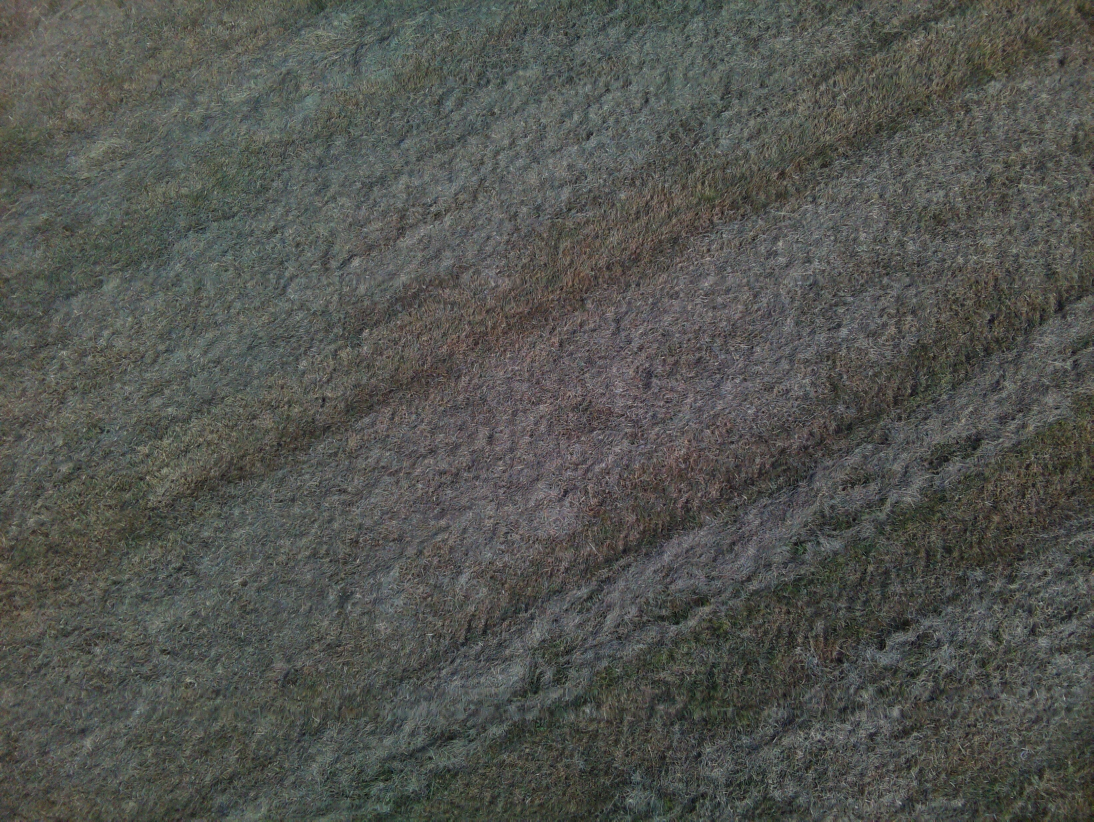
#> input picture capture_10/img_0.jpg, 3280 x 2464 px (shown at 1/3 size)
$ python -i thresholding.py   (imports and definitions only)
#> lines starting #> are read from the running program, lines starting #| are printed output that depends on the picture; after the words box and inside, x2 and y2 are one past the last pixel; in counts of white or black regions, pixels touching at a corner belong together
"""Threshold a distance image to binary and clean up with morphology."""

import cv2
import numpy as np


# [29 lines left out: functions tophat, blur, not called in this run]


def threshold(
    distance_img: np.ndarray,
    method: str = "otsu",
    value: int | None = None,
) -> np.ndarray:
    """Convert *distance_img* to a binary (0/255) image.

    Args:
        distance_img: uint8 grayscale distance image (blur it first for noisy scenes).
        method:       ``"otsu"`` for automatic Otsu thresholding, or
                      ``"fixed"`` to use the explicit *value*.
        value:        Threshold level (0–255) used when *method* is ``"fixed"``.
    """
    if method == "otsu":
        _, binary = cv2.threshold(
            distance_img, 0, 255, cv2.THRESH_BINARY + cv2.THRESH_OTSU
        )
    elif method == "triangle":
        # Better than Otsu when foreground objects are sparse (skewed histogram).
        _, binary = cv2.threshold(
            distance_img, 0, 255, cv2.THRESH_BINARY + cv2.THRESH_TRIANGLE
        )
    elif method == "fixed":
        if value is None:
            raise ValueError("method='fixed' requires a threshold value")
        _, binary = cv2.threshold(distance_img, value, 255, cv2.THRESH_BINARY)
    else:
        raise ValueError(f"Unknown threshold method: {method!r}")
    return binary


# [17 lines left out: function clean, not called in this run]

>>> import cv2
>>> picture = cv2.imread('../../../capture_10/img_0.jpg', cv2.IMREAD_GRAYSCALE)
#> picture: shape (2464, 3280); min 0, max 210, mean 82.9
>>> result = threshold(picture)
#> in threshold, `_, binary = cv2.threshold( distance_img, 0, 255, cv2.THRESH_BINARY + c..`:
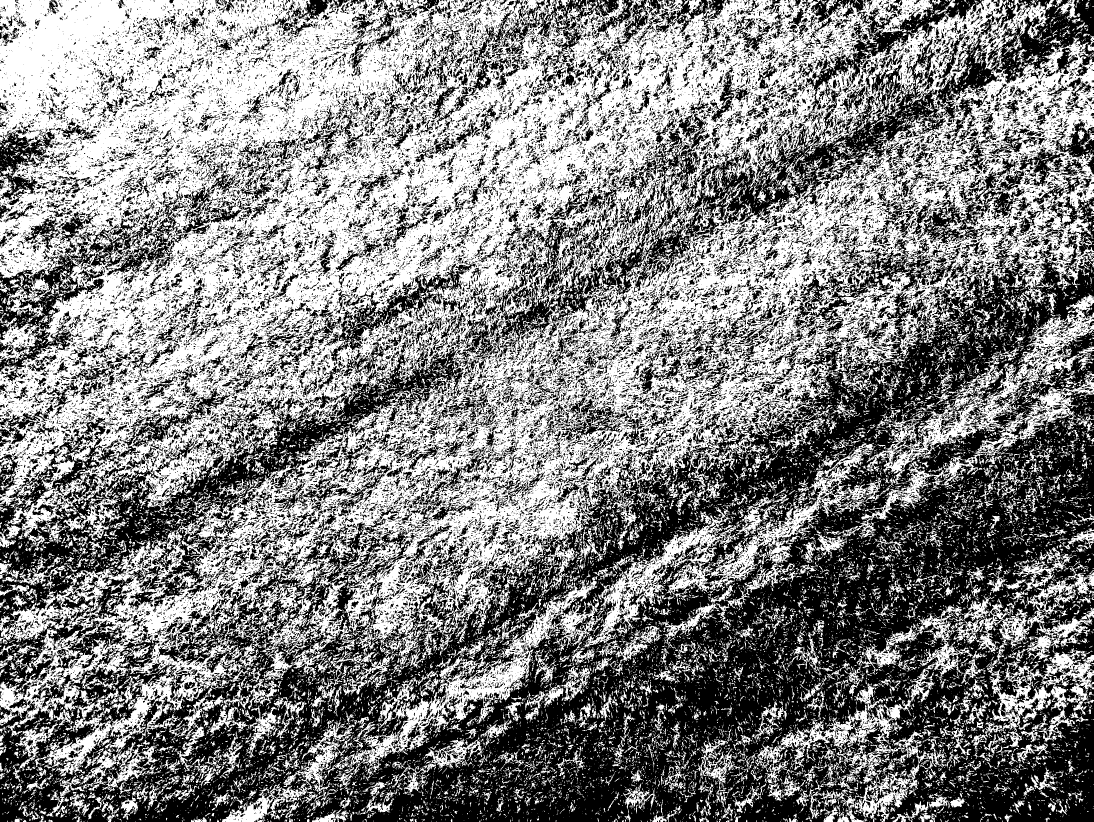
#> binary: shape (2464, 3280) (shown at 1/3 size); 51.2% white; 39027 black regions (30692 under 20 px), largest, box (x1, y1, x2, y2) and area: (0, 704, 3280, 2464) 2027661, (0, 1012, 1397, 1912) 219019, (1897, 0, 3280, 885) 155340

$ run again, on capture_10/img_1.jpg
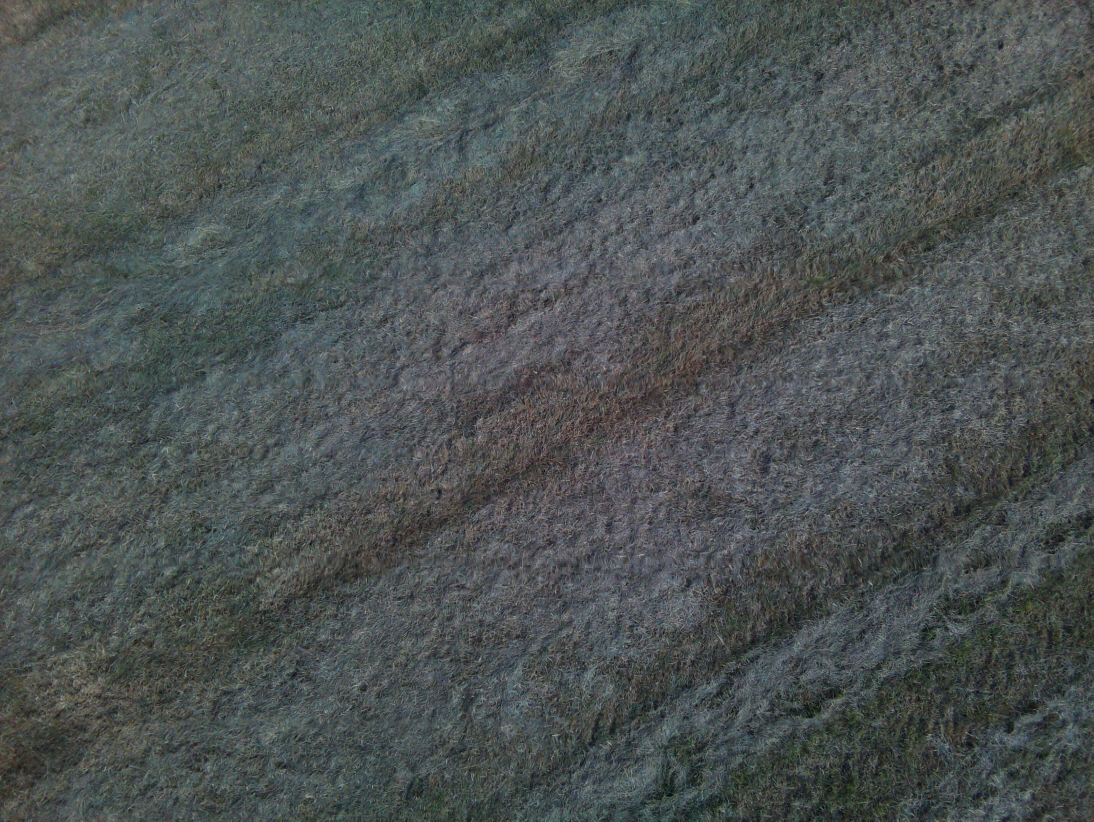
#> input picture capture_10/img_1.jpg, 3280 x 2464 px (shown at 1/3 size)
#> in threshold, `_, binary = cv2.threshold( distance_img, 0, 255, cv2.THRESH_BINARY + c..`:
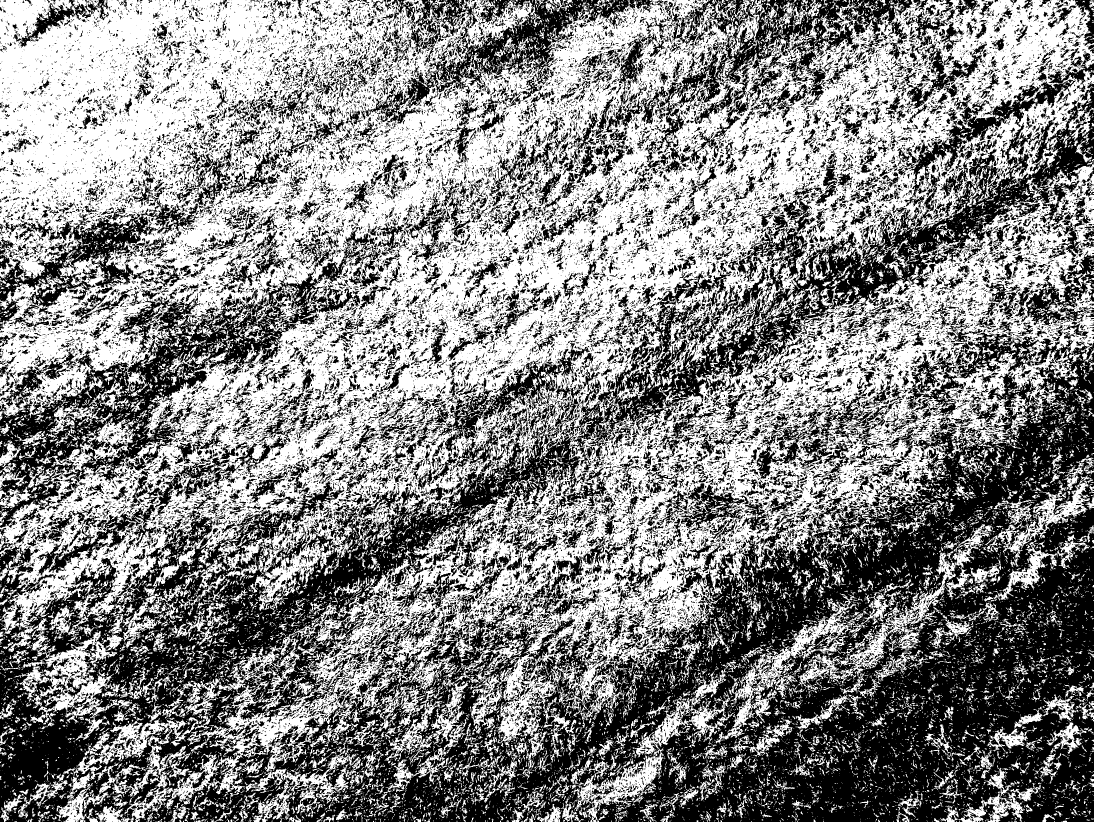
#> binary: shape (2464, 3280) (shown at 1/3 size); 52.5% white; 34937 black regions (27129 under 20 px), largest, box (x1, y1, x2, y2) and area: (795, 988, 3280, 2464) 1320703, (0, 1198, 1760, 2464) 501685, (1731, 159, 3280, 1409) 258271

$ run again, on capture_10/img_10.jpg
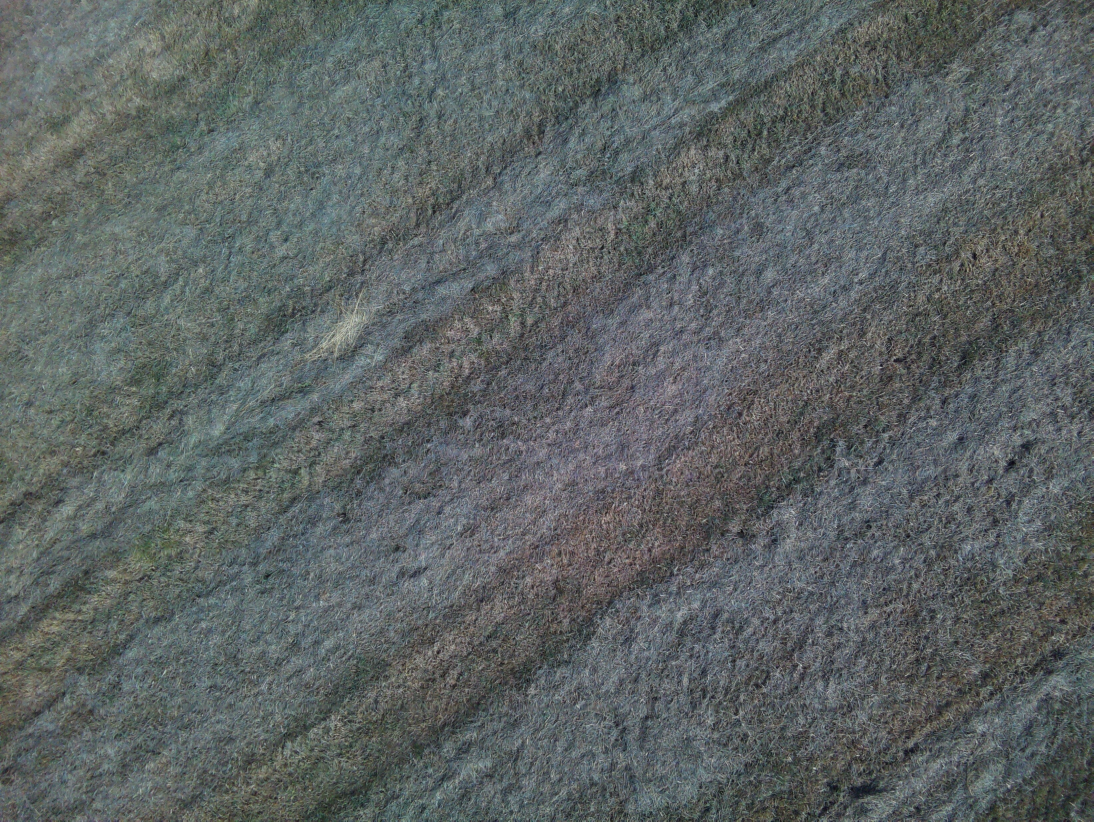
#> input picture capture_10/img_10.jpg, 3280 x 2464 px (shown at 1/3 size)
#> in threshold, `_, binary = cv2.threshold( distance_img, 0, 255, cv2.THRESH_BINARY + c..`:
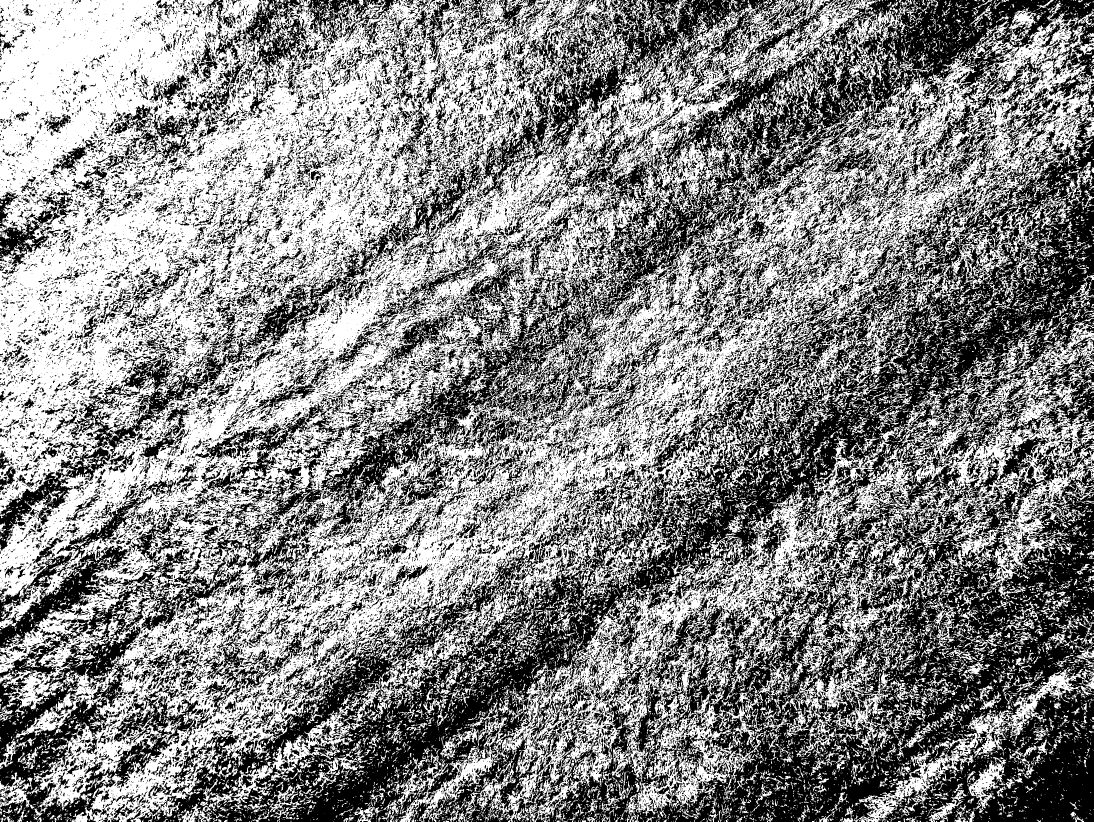
#> binary: shape (2464, 3280) (shown at 1/3 size); 52.5% white; 40443 black regions (31865 under 20 px), largest, box (x1, y1, x2, y2) and area: (445, 353, 3280, 2464) 873394, (1608, 1308, 3280, 2464) 727197, (793, 0, 3280, 1617) 413862

$ run again, on capture_10/img_11.jpg
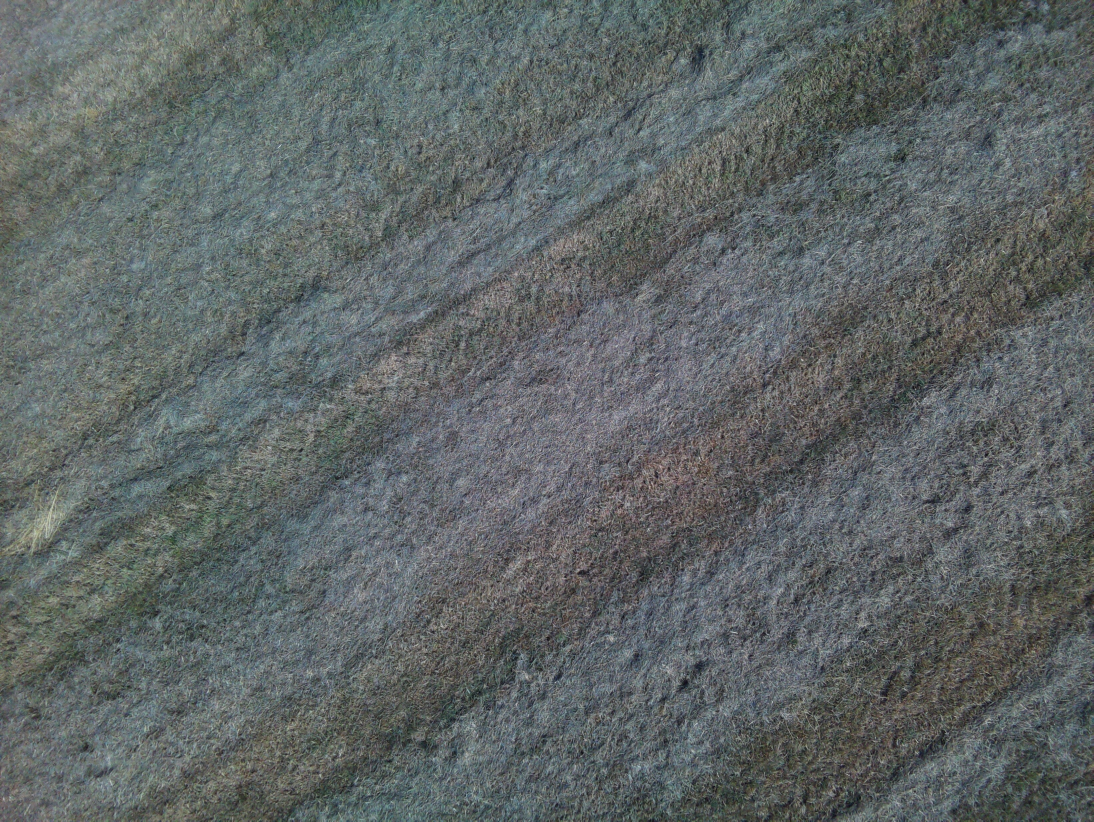
#> input picture capture_10/img_11.jpg, 3280 x 2464 px (shown at 1/3 size)
#> in threshold, `_, binary = cv2.threshold( distance_img, 0, 255, cv2.THRESH_BINARY + c..`:
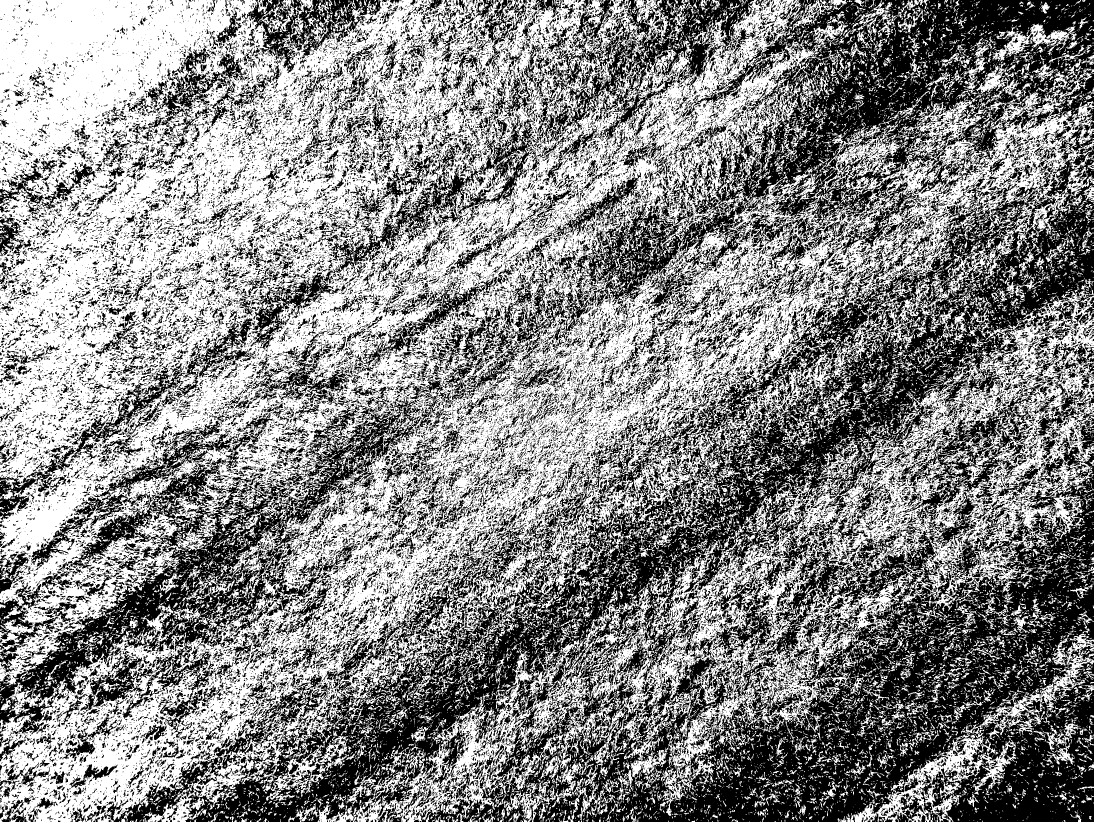
#> binary: shape (2464, 3280) (shown at 1/3 size); 53% white; 44688 black regions (35250 under 20 px), largest, box (x1, y1, x2, y2) and area: (303, 441, 3280, 2464) 1513751, (1724, 0, 3280, 923) 398801, (0, 1181, 1266, 2209) 249800
